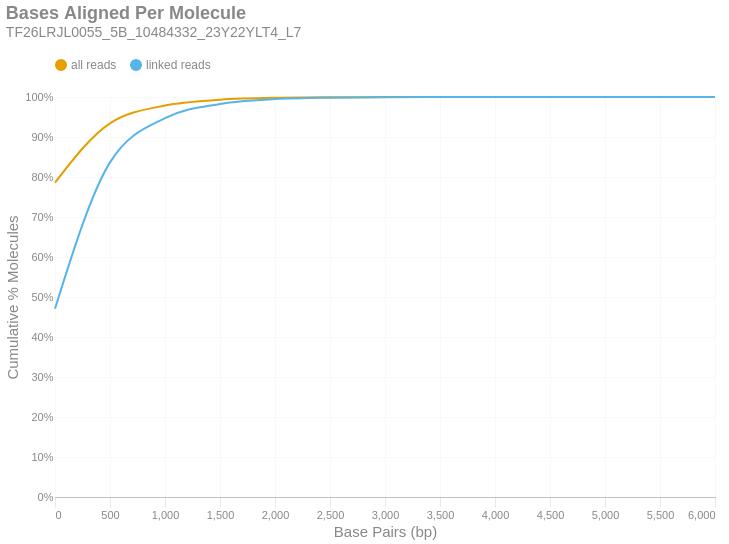

The cell this chart's notebook holds for it:
### Markdown cell above
### Bases Aligned Per Molecule
This is a cumulative frequency distribution showing the number of base pairs aligned per unique molecule. These data are shown in 500 bp bins. There are two distributions: one with `all reads` (yellow) and another with only `linked reads` (blue). The percent of molecules in the `linked reads` distribution is relative to the total number of linked molecules.

### Code cell
if SKIPLR:
    print_html(f"Skipped")
else:
    binned_df = consolidated_hist(valids['aligned_bp'], mask, 500, True)
    with SafeRender(binned_df):
        (
            density_plot(binned_df, 'Bases Aligned Per Molecule', samplename, 'basesper')
            .encode(
                x=alt.X('bin:Q', title="Base Pairs (bp)").axis(tickMinStep=500).scale(padding=0),
                y=alt.Y('value:Q', title='Cumulative % Molecules')
                    .axis(format='%')
                    .scale(domain = [0,1])
                    .stack(False),
                color=alt.Color("key:N").scale(domain = ["all reads", "linked reads"]),
                tooltip = [
                    alt.Tooltip("key:N", title = "Data Type"),
                    alt.Tooltip("range_label:N", title="Bases Aligned Per Molecule"),
                    alt.Tooltip("value:Q", format = ".2%", title="% Molecules (Cum.)")
                ]
            )
        ).display()

### Figure 1 — Vega-Lite specification as saved in the notebook (floating-point values rounded to 4 significant figures)
{"width": "container", "height": 400, "config": {"title": {"anchor": "start", "dy": -15, "fontSize": 18, "color": "#888888", "subtitleColor": "#888888", "subtitleFontSize": 14}, "arc": {"fill": "#0072B2"}, "axis": {"domainColor": "#888888", "domainWidth": 0.5, "gridWidth": 0.2, "grid": false, "titleFontWeight": 400, "titleFontSize": 15, "labelFontSize": 11, "labelColor": "#888888", "tickColor": "#888888", "tickWidth": 0.2, "titleColor": "#888888"}, "axisBand": {"grid": false}, "axisX": {"grid": true, "tickSize": 10, "domainCap": "round"}, "axisY": {"domain": false, "grid": true, "tickSize": 0, "domainCap": "round"}, "background": "transparent", "header": {"labelFontSize": 15, "labelColor": "#888888", "titleFontSize": 15, "titleFontWeight": 600, "titleColor": "#888888"}, "legend": {"labelFont": "sans-serif", "labelFontSize": 12, "labelColor": "#888888", "symbolSize": 100, "symbolType": "circle", "titleFontSize": 12, "titlePadding": 10, "titleColor": "#888888", "title": null, "orient": "top"}, "range": {"category": ["#E69F00", "#56B4E9", "#009E73", "#F0E442", "#0072B2", "#D55E00", "#CC79A7", "#000000"], "diverging": ["#cfe8f3", "#a2d4ec", "#73bfe2", "#46abdb", "#1696d2", "#12719e"]}, "area": {"fill": "#0072B2", "fillOpacity": 0.7, "line": true, "strokeOpacity": 0.7}, "line": {"color": "#0072B2", "stroke": "#0072B2", "strokeWidth": 2}, "trail": {"color": "#0072B2", "stroke": "#0072B2", "strokeWidth": 0, "size": 1}, "point": {"filled": true, "fillOpacity": 1.0, "size": 95}, "text": {"color": "#888888", "fontSize": 11, "align": "right", "fontWeight": 400, "size": 11}, "bar": {"fill": "#0072B2", "stroke": null}, "view": {"stroke": null, "continuousWidth": 660, "continuousHeight": 400}}, "data": {"name": "data-070f16feb08f8918681984235e7ea43d"}, "mark": {"type": "line", "interpolate": "monotone", "point": {"opacity": 0, "size": 275}}, "encoding": {"color": {"field": "key", "scale": {"domain": ["all reads", "linked reads"]}, "type": "nominal"}, "tooltip": [{"field": "key", "title": "Data Type", "type": "nominal"}, {"field": "range_label", "title": "Bases Aligned Per Molecule", "type": "nominal"}, {"field": "value", "format": ".2%", "title": "% Molecules (Cum.)", "type": "quantitative"}], "x": {"axis": {"tickMinStep": 500}, "field": "bin", "scale": {"padding": 0}, "title": "Base Pairs (bp)", "type": "quantitative"}, "y": {"axis": {"format": "%"}, "field": "value", "scale": {"domain": [0, 1]}, "stack": false, "title": "Cumulative % Molecules", "type": "quantitative"}}, "params": [{"name": "param_c36ac31b6afebe62", "select": {"type": "point", "fields": ["key"]}, "bind": "legend"}], "title": {"text": "Bases Aligned Per Molecule", "subtitle": "TF26LRJL0055_5B_10484332_23Y22YLT4_L7"}, "transform": [{"fold": ["all reads (cumsum)", "linked reads (cumsum)"]}, {"calculate": "replace(datum.key, ' (cumsum)', '')", "as": "key"}, {"filter": {"param": "param_c36ac31b6afebe62"}}], "usermeta": {"embedOptions": {"downloadFileName": "TF26LRJL0055_5B_10484332_23Y22YLT4_L7.basesper"}}, "$schema": "https://vega.github.io/schema/vega-lite/v6.4.1.json", "datasets": {"data-070f16feb08f8918681984235e7ea43d": [{"bin": "0.0", "interval": "0.0-500.0", "all reads": 0.786, "linked reads": 0.4708, "all reads (cumsum)": 0.786, "linked reads (cumsum)": 0.4708, "range_label": "0-499"}, {"bin": "500.0", "interval": "500.0-1000.0", "all reads": 0.1483, "linked reads": 0.3657, "all reads (cumsum)": 0.9343, "linked reads (cumsum)": 0.8365, "range_label": "500-999"}, {"bin": "1000.0", "interval": "1000.0-1500.0", "all reads": 0.04447, "linked reads": 0.1106, "all reads (cumsum)": 0.9788, "linked reads (cumsum)": 0.9471, "range_label": "1000-1499"}, {"bin": "1500.0", "interval": "1500.0-2000.0", "all reads": 0.0143, "linked reads": 0.03558, "all reads (cumsum)": 0.9931, "linked reads (cumsum)": 0.9827, "range_label": "1500-1999"}, {"bin": "2000.0", "interval": "2000.0-2500.0", "all reads": 0.004907, "linked reads": 0.01221, "all reads (cumsum)": 0.998, "linked reads (cumsum)": 0.9949, "range_label": "2000-2499"}, {"bin": "2500.0", "interval": "2500.0-3000.0", "all reads": 0.00135, "linked reads": 0.003359, "all reads (cumsum)": 0.9993, "linked reads (cumsum)": 0.9983, "range_label": "2500-2999"}, {"bin": "3000.0", "interval": "3000.0-3500.0", "all reads": 0.0004287, "linked reads": 0.001067, "all reads (cumsum)": 0.9997, "linked reads (cumsum)": 0.9994, "range_label": "3000-3499"}, {"bin": "3500.0", "interval": "3500.0-4000.0", "all reads": 0.0001656, "linked reads": 0.0004121, "all reads (cumsum)": 0.9999, "linked reads (cumsum)": 0.9998, "range_label": "3500-3999"}, {"bin": "4000.0", "interval": "4000.0-4500.0", "all reads": 6.234e-05, "linked reads": 0.0001551, "all reads (cumsum)": 1.0, "linked reads (cumsum)": 0.9999, "range_label": "4000-4499"}, {"bin": "4500.0", "interval": "4500.0-5000.0", "all reads": 2.219e-05, "linked reads": 5.521e-05, "all reads (cumsum)": 1.0, "linked reads (cumsum)": 1.0, "range_label": "4500-4999"}, {"bin": "5000.0", "interval": "5000.0-5500.0", "all reads": 6.076e-06, "linked reads": 1.512e-05, "all reads (cumsum)": 1.0, "linked reads (cumsum)": 1.0, "range_label": "5000-5499"}, {"bin": "5500.0", "interval": "5500.0-6000.0", "all reads": 3.698e-06, "linked reads": 9.202e-06, "all reads (cumsum)": 1.0, "linked reads (cumsum)": 1.0, "range_label": "5500-5999"}, {"bin": "6000.0", "interval": "6000.0-6500.0", "all reads": 2.642e-07, "linked reads": 6.573e-07, "all reads (cumsum)": 1.0, "linked reads (cumsum)": 1.0, "range_label": "6000-6499"}]}}
